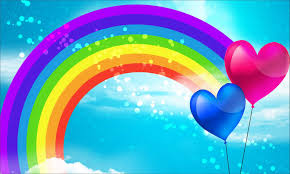
#> input picture arcoiris.jpg, 290 x 174 px
$ python ConversaoYCbCr_e_HLS.py   (older library calls are emulated)
#> lines starting #> are read from the running program, lines starting #| are printed output that depends on the picture
import cv2 as cv
import numpy as np


path = "arcoiris.jpg"

img = cv.imread(path) #BGR
#> img is the input picture: shape (174, 290, 3); mean B, G, R 194.1, 162.8, 106.6
#tamanho da imagem
h,w = img.shape[:2]
#> h = 174; w = 290
cv.imshow(" Img Original ", img)

#criando outra matriz (imagem) para o YCbCr
ycbcrImg = np.zeros((h,w,3),np.float)

#Conversão direta de RGB para YCbCr
ycbcrImg[:,:,0] = img[:,:,2]*0.2568 + 0.5041*img[:,:,1] + 0.097*img[:,:,0] +16 #Y
ycbcrImg[:,:,1] = -img[:,:,2]*0.1482 - 0.2910*img[:,:,1] + 0.4392*img[:,:,0] +128 #Cb
ycbcrImg[:,:,2] = img[:,:,2]*0.4392 - 0.3678*img[:,:,1] - 0.0714*img[:,:,0] +16 #Cr

Ymax = np.max(ycbcrImg[:,:,0])
#> Ymax = 234.8
Ymin = np.min(ycbcrImg[:,:,0])
#> Ymin = 38.05

#normalizando Y entre 0 e 1
ycbcrImg[:,:,0] = (ycbcrImg[:,:,0] - Ymin)/(Ymax - Ymin)
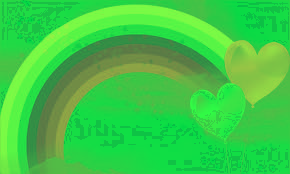
#> ycbcrImg: shape (174, 290, 3) float64; mean B, G, R 0.5, 185, -10.9; drawn with min black and max white

Cbmax = np.max(ycbcrImg[:,:,1])
#> Cbmax = 257
Cbmin = np.min(ycbcrImg[:,:,1])
#> Cbmin = 63.91

#normalizando Cb entre 0 e 1
ycbcrImg[:,:,1] = (ycbcrImg[:,:,1] - Cbmin)/(Cbmax - Cbmin)
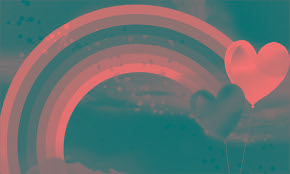
#> ycbcrImg: shape (174, 290, 3) float64; mean B, G, R 0.5, 0.6, -10.9; drawn with min black and max white

Crmax = np.max(ycbcrImg[:,:,2])
#> Crmax = 120.7
Crmin = np.min(ycbcrImg[:,:,2])
#> Crmin = -96

#normalizando Cr entre 0 e 1
ycbcrImg[:,:,2] = (ycbcrImg[:,:,2] - Crmin)/(Crmax - Crmin)

yCbCr = np.zeros((h,w,3),np.uint8)
yCbCr = (ycbcrImg * 255).astype('uint8')


cv.imshow("Vermelho - Cr", yCbCr[:,:,2])
cv.imshow("Azul - Cb", yCbCr[:,:,1])
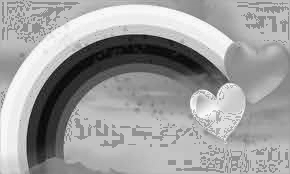
#> window 'Azul - Cb': shape (174, 290); min 0, max 255, mean 159.4
cv.imshow("Luminancia - Y", yCbCr[:,:,0])

novaImg = np.zeros((h,w,3),np.uint8)
novaImg[:,:,0] = yCbCr[:,:,1] #B
novaImg[:,:,1] = yCbCr[:,:,0] #G
novaImg[:,:,2] = yCbCr[:,:,2] #R
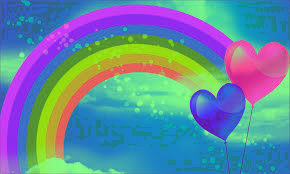
#> novaImg: shape (174, 290, 3); mean B, G, R 159.4, 137.2, 99.6

cv.imshow("Imagem YCbCr - G B R",novaImg)


resized2 = cv.resize(img,(w,h), interpolation=cv.INTER_AREA)

imgHLS = cv.cvtColor(resized2,cv.COLOR_BGR2HLS)
#> imgHLS: shape (174, 290, 3); mean of channels 0, 1, 2 92.3, 144, 224.2


cv.imshow(" HLS ", imgHLS)
cv.imshow(" HLS H ", imgHLS[:,:,0])
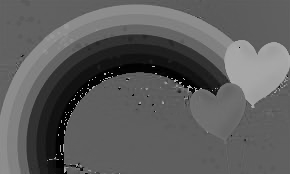
#> window ' HLS H ': shape (174, 290); min 0, max 180, mean 92.3
cv.imshow(" HLS L ", imgHLS[:,:,1])
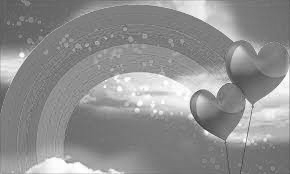
#> window ' HLS L ': shape (174, 290); min 57, max 255, mean 144
cv.imshow(" HLS S ", imgHLS[:,:,2])
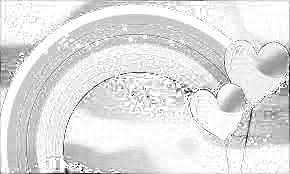
#> window ' HLS S ': shape (174, 290); min 0, max 255, mean 224.2


cv.waitKey(0)
